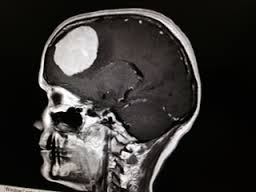
%> input picture Tumor Outliner/Brain Images/brain21.jpg, 256 x 192 px
$ octave tumordetector.m   (GNU Octave 9; MATLAB toolbox functions it lacks are replaced by stand-ins)
%> lines starting %> are read from the running program, lines starting %| are printed output that depends on the picture; in (x1, y1, x2, y2) boxes, pixels count from 0 and x2, y2 are one past the last pixel; in counts of white or black regions, pixels touching at a corner belong together; the program's own positions count from 1
close all;
clear all;
clc;
img=imread('brain21.jpg');
%> img is the input picture: size 192x256x3 uint8; mean R, G, B 53.1, 50.7, 48.7

%image thresholding
bw=im2bw(img,0.7);
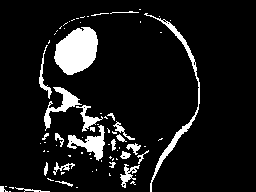
%> bw: size 192x256 logical; 9.6% white; 77 white regions (52 under 20 px), largest, box (x1, y1, x2, y2) and area: (54, 27, 98, 75) 1513, (144, 13, 200, 192) 740, (67, 125, 105, 161) 527

%Labelling
label=bwlabel(bw);
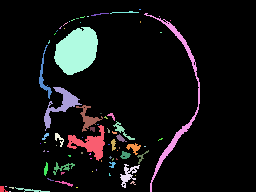
%> label: size 192x256 double; 78 distinct labels, from 0 to 77; one colour per label, 0 black

%to select the areas in the image
%Solidity: Sol of tumour >>> Sol of brain
stats=regionprops(label,'Solidity','Area');
%> stats = 77 regions; largest, Area and Solidity: 1513 0.964, 740 0.113, 527 0.565, 453 0.496, 213 0.469

density=[stats.Solidity];
%> density = 77 values, max 1 at index 2, min 0.113 at index 72, mean 0.846
area=[stats.Area];
%> area = 77 values, max 1513 at index 18, min 1 at index 7, mean 61.58

%Area that has 50 percent solidity than the brain
high_dense_area=density>0.5;
%> high_dense_area = 77 logical values, 72 true

%Calculate the max area
max_area=max(area(high_dense_area));
%> max_area = 1513

%Find the area when area == max area
tumor_label=find(area==max_area);
%> tumor_label = 18

%We want tumor to be the member of the label and the tumour label
tumor=ismember(label,tumor_label);
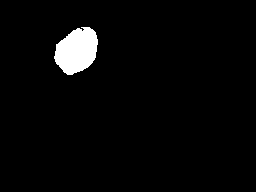
%> tumor: size 192x256 logical; 3.1% white; 1 white region, box (x1, y1, x2, y2) and area: (54, 27, 98, 75) 1513

%Dilation -> Tumour is all filled with the same value
%Sometimes you can see the small pixels within the tumour
se=strel('square',5);
tumor=imdilate(tumor,se);
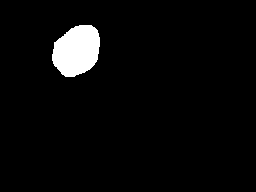
%> tumor: size 192x256 logical; 3.9% white; 1 white region, box (x1, y1, x2, y2) and area: (52, 25, 100, 77) 1903

figure(2);
subplot(1,3,1);
imshow(img,[]);
title('Brain');

subplot(1,3,2);
imshow(tumor,[]);
title('Tumor Alone');

%Boundaries around the tumour
[B,L]=bwboundaries(tumor,'noholes');
%> B = 1 boundary; box (x1, y1, x2, y2) and points: (52, 25, 100, 77) 145
subplot(1,3,3);
imshow(img,[]);
hold on
%Boiler plate
for i=1:length(B)
    plot(B{i}(:,2),B{i}(:,1), 'y' ,'linewidth',1.45);
end
%> this loop made 1 pass
title('Detected Tumor');
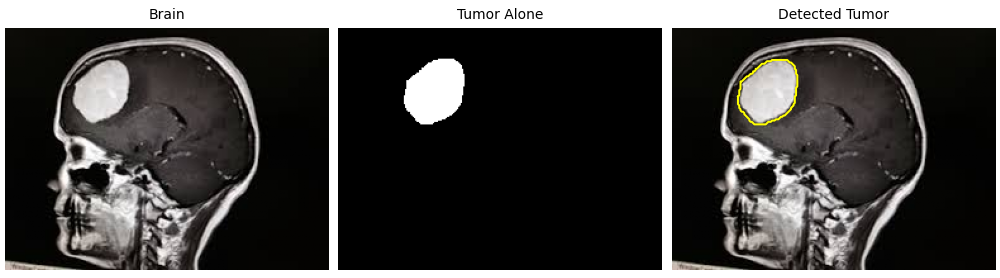
%> figure redrawn from the program's plot data, 3 panels
hold off;

$ run again, with Tumor Outliner/Brain Images/Brain19.jpg copied over Tumor Outliner/Brain Images/brain21.jpg
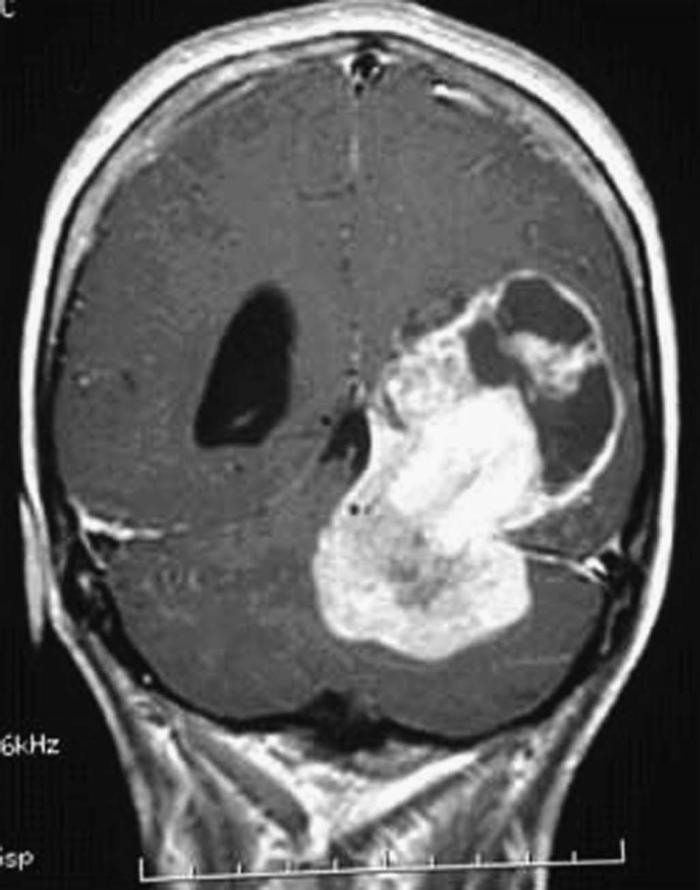
%> input picture Tumor Outliner/Brain Images/Brain19.jpg, 700 x 890 px
%> img is the input picture: size 890x700 uint8; min 1, max 255, mean 95
%> bw: size 890x700 logical; 15.2% white; 134 white regions (65 under 20 px), largest, box (x1, y1, x2, y2) and area: (314, 285, 617, 658) 46181, (22, 3, 677, 748) 25990, (212, 733, 477, 859) 8046
%> `label=bwlabel(bw);`:
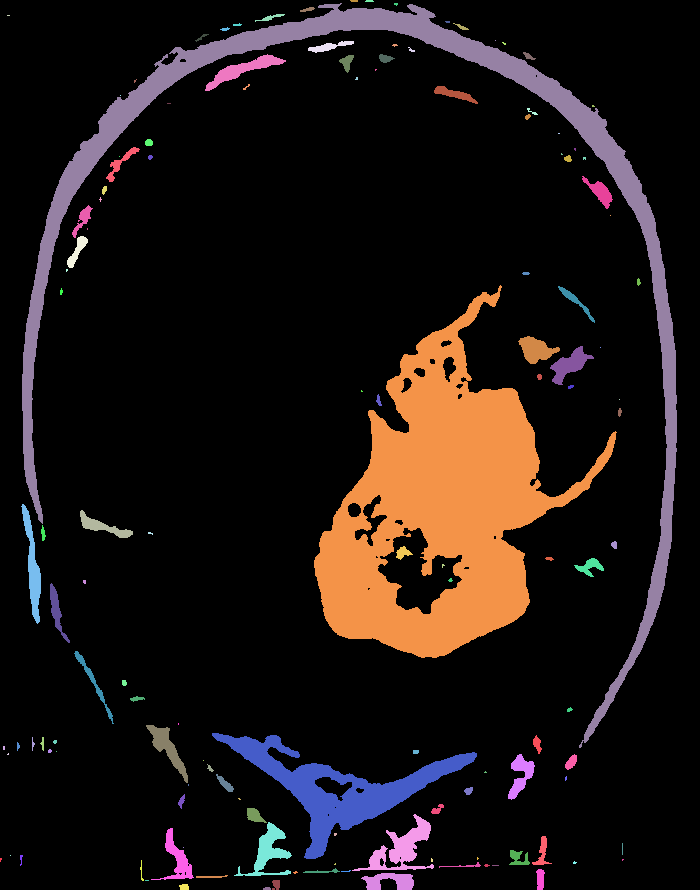
%> label: size 890x700 double; 135 distinct labels, from 0 to 134; one colour per label, 0 black
%> stats = 134 regions; largest, Area and Solidity: 46181 0.645, 25990 0.0709, 8046 0.459, 1522 0.511, 994 0.501
%> density = 134 values, max 1 at index 2, min 0.0709 at index 9, mean 0.851
%> area = 134 values, max 46181 at index 66, min 1 at index 5, mean 708.4
%> high_dense_area = 134 logical values, 130 true
%> max_area = 46181
%> tumor_label = 66
%> L: size 890x700 double; values 0 (black) and 1 (white), 8.3% white; 1 white region, box (x1, y1, x2, y2) and area: (312, 283, 619, 660) 51755
%> B = 1 boundary; box (x1, y1, x2, y2) and points: (312, 283, 619, 660) 1290
%> the loop `for i=1:length(B)` made 1 pass
%> `title('Detected Tumor');`:
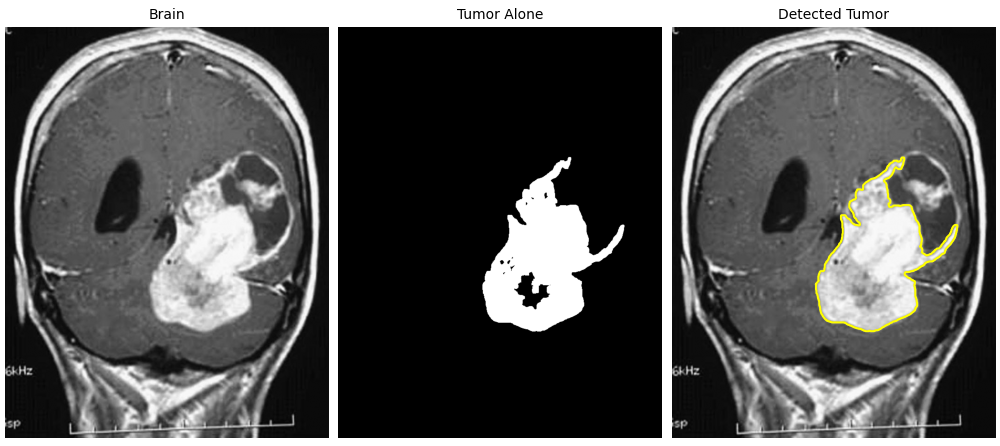
%> figure redrawn from the program's plot data, 3 panels

$ run again, with Tumor Outliner/Brain Images/brain10.jpg copied over Tumor Outliner/Brain Images/brain21.jpg
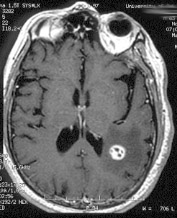
%> input picture Tumor Outliner/Brain Images/brain10.jpg, 177 x 218 px
%> img is the input picture: size 218x177 uint8; min 0, max 255, mean 103.1
%> bw: size 218x177 logical; 10.4% white; 86 white regions (79 under 20 px), largest, box (x1, y1, x2, y2) and area: (86, 28, 171, 213) 1218, (4, 2, 97, 88) 1095, (93, 13, 139, 54) 693
%> `label=bwlabel(bw);`:
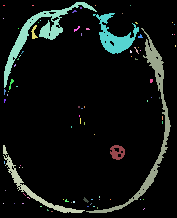
%> label: size 218x177 double; 87 distinct labels, from 0 to 86; one colour per label, 0 black
%> stats = 86 regions; largest, Area and Solidity: 1218 0.144, 1095 0.349, 693 0.53, 554 0.287, 147 0.79
%> density = 86 values, max 1 at index 1, min 0.144 at index 50, mean 0.935
%> area = 86 values, max 1218 at index 50, min 1 at index 2, mean 46.66
%> high_dense_area = 86 logical values, 83 true
%> max_area = 693
%> tumor_label = 54
%> L: size 218x177 double; values 0 (black) and 1 (white), 3.2% white; 1 white region, box (x1, y1, x2, y2) and area: (91, 11, 141, 56) 1237
%> B = 1 boundary; box (x1, y1, x2, y2) and points: (91, 11, 141, 56) 181
%> the loop `for i=1:length(B)` made 1 pass
%> `title('Detected Tumor');`:
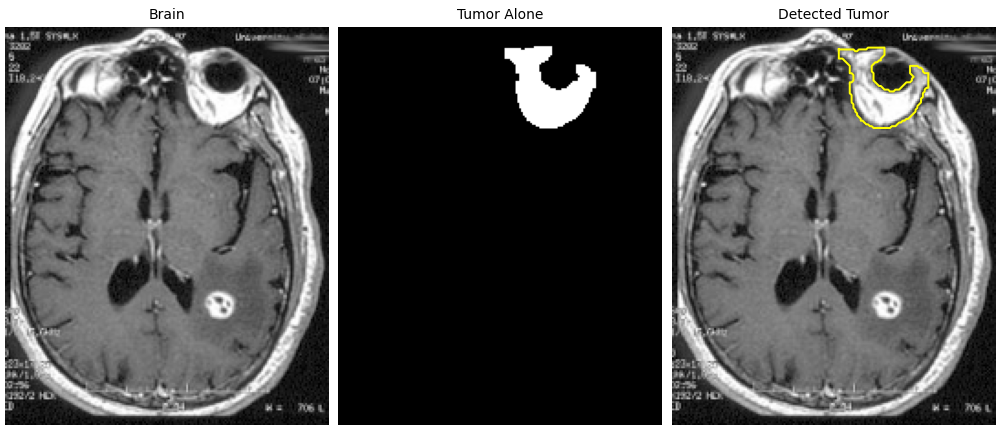
%> figure redrawn from the program's plot data, 3 panels
